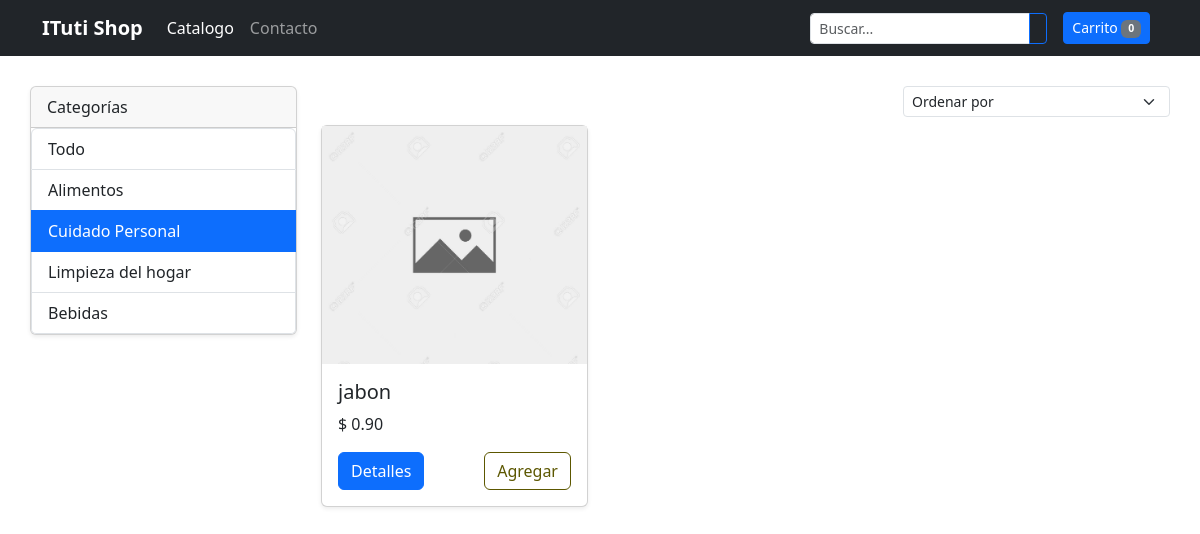
/index.php?cat=2, run on the app's committed database.
### tables this page shows
CREATE TABLE `categorias` (
  `id` int(11) NOT NULL,
  `nombre` varchar(200) NOT NULL,
  `activo` int(11) NOT NULL
);

CREATE TABLE `productos` (
  `id` int(11) NOT NULL,
  `nombre` varchar(200) NOT NULL,
  `descripcion` text NOT NULL,
  `precio` decimal(10,2) NOT NULL,
  `descuento` tinyint(3) NOT NULL DEFAULT 0,
  `id_categoria` int(11) NOT NULL,
  `activo` int(11) NOT NULL,
  `imagen` varchar(100) NOT NULL
);

### config/config.php (called while the page is built, shortened)
<?php
    $num_cart = 0;
?>

### index.php (the view, shortened to what this page needs)
<?php
    require 'config/config.php';
    $db = new Database();
    $con = $db->conectar();
    $idCategoria = $_GET['cat'] ?? '';
    $orden = $_GET['orden'] ?? '';
    $filtro = '';
    $orders = [
        'asc' => 'nombre ASC',
        'desc' => 'nombre DESC',
        'precio_alto' => 'precio DESC',
        'precio_bajo' => 'precio ASC'
    ];
    $order = $orders[$orden] ?? '';
    if(!empty($idCategoria)){
        $sql = $con->prepare("SELECT id, nombre, precio FROM productos WHERE activo = 1 $filtro AND id_Categoria=?
        $order");
        $sql->execute([$idCategoria]);
    } else {
        $sql = $con->prepare("SELECT id, nombre, precio FROM productos WHERE activo = 1 $filtro $order");
        $sql->execute();
    }
    $resultado = $sql->fetchAll(PDO::FETCH_ASSOC);
    $sqlCategorias = $con->prepare("SELECT id, nombre FROM categorias WHERE activo = 1");
    $sqlCategorias->execute();
    $categorias = $sqlCategorias->fetchAll(PDO::FETCH_ASSOC);
?>
<!DOCTYPE html>
<html lang="en">
<head>
    <link href="https://cdn.jsdelivr.net/npm/bootstrap@5.3.3/dist/css/bootstrap.min.css" rel="stylesheet"
>
    <link href="css/estilos.css" rel="stylesheet">
</head>
<body>
<header>
<div class="navbar navbar-expand-lg navbar-dark bg-dark">
    <div class="container">
    <a href="index.php" class="navbar-brand">
        <strong>ITuti Shop</strong>
    </a>
    <div class="collapse navbar-collapse" id="navbarHeader">
        <ul class = "navbar-nav me-auto mb-2 mb-lg-0">
            <li class="nav-item">
                <a href="index.php" class="nav-link active">Catalogo</a>
            </li>
            <li class="nav-item">
                <a href="index.php" class="nav-link">Contacto</a>
            </li>
        </ul>
        <form action="index.php" method="get" autocomplete="off">
            <div class = "input-group pe-3">
                <input type = "text" name = "q" id = "q" class="form-control form-control-sm"
                placeholder="Buscar..." aria-describedby = "icon-buscar">
                <button type = "submit" id="icon-buscar" class="btn btn-outline-primary btn-sm">
                </button>
            </div>
        </form>
        <a href="checkout.php" class="btn btn-primary btn-sm me-2">
            <i class = "fas fa-shopping-cart"></i> Carrito <span id="num_cart" class="badge bg-secondary"><?php echo $num_cart; ?></span>
        </a>
    </div>
    </div>
</div>
</header>
<main class = "flex-shrink-0">
    <div class="container">
        <div class="row">
            <div class="col-lg-3 col-md-3 col-sm-12 col-xs-12">
                <div class = "card shadow-sm">
                    <div class = "card-header">
                        Categorías
                    </div>
                    <div class="list-group">
                        <a href="index.php" class="list-group-item list-group-item-action">
                        Todo
                        </a>
                        <?php foreach($categorias as $categoria){ ?>
                        <a href="index.php?cat=<?php echo $categoria['id']; ?>"
                        class="list-group-item list-group-item-action <?php if($idCategoria == $categoria['id']) echo 'active'; ?>">
                            <?php echo $categoria['nombre'];?>
                        </a>
                        <?php } ?>
                    </div>
                </div>
            </div>
            <br><br>
            <div class="col-12 col-md-9">
            <div class="row row-cols-1 row-cols-sm-2 row-cols-md-3 justify-content-end g-4">
                <div class="col mb-2">
                    <form action="index.php" id="ordenForm" method="get">
                        <select name = "orden" id="orden" class="form-select form-select-sm"
                        onchange="submitForm()">
                            <option value="">Ordenar por</option>
                        </select>
                    </form>
                </div>
            </div>
        <div class="row row-cols-1 row-cols-sm-2 row-cols-md-3 g-4">
        <?php foreach($resultado as $row){ ?>
        <div class="col mb-2">
          <div class="card shadow-sm h-100">
            <?php
                $id = $row['id'];
                $imagen= "images/productos/" . $id . "/principal.jpg";
                if(!file_exists($imagen)){
                    $imagen = "images/no-photo.jpg";
                }
            ?>
            <img src="<?php echo $imagen; ?>" class="d-block w-100">
            <div class="card-body">
              <h5 class="card-title"><?php echo $row['nombre']; ?></h5>
              <p class="card-text">$ <?php echo $row['precio']; ?></p>
              <div class="d-flex justify-content-between align-items-center">
                    <div class="btn-group">
                        <a href="details.php?id=<?php echo $row['id']; ?>&token=<?php echo
                        hash_hmac('sha1', $row['id'], KEY_TOKEN); ?>" class="btn btn-primary">Detalles</a>
                    </div>
                    <button class="btn btn-yellow" type="button" onclick="addProducto(<?php echo $row['id']; ?>, '<?php echo hash_hmac('sha1', $row['id'], KEY_TOKEN); ?>')">
    Agregar
    </button>
              </div>
            </div>
          </div>
        </div>
        <?php }?>
    </div>
    </div>
    </div>
            </div>
</main>
</body>
</html>

### css/estilos.css (style rules this page uses)
main> .container { padding: 30px 0; }
.btn-yellow { color: rgb(92, 87, 0); border-color: rgb(92, 87, 0); background-color: transparent; }

### data on the page
categorias: nombre "Alimentos"
categorias: nombre "Cuidado Personal"
categorias: nombre "Limpieza del hogar"
categorias: nombre "Bebidas"
productos: nombre "jabon", precio "0.90"

### other printed values
$num_cart "0"
